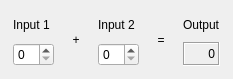
<?xml version="1.0" encoding="UTF-8"?>
<ui version="4.0">
 <class>CalculatorForm</class>
 <widget class="QWidget" name="CalculatorForm">
  <property name="geometry">
   <rect>
    <x>0</x>
    <y>0</y>
    <width>233</width>
    <height>79</height>
   </rect>
  </property>
  <property name="sizePolicy">
   <sizepolicy hsizetype="Preferred" vsizetype="Preferred">
    <horstretch>0</horstretch>
    <verstretch>0</verstretch>
   </sizepolicy>
  </property>
  <property name="windowTitle">
   <string>Calculator Builder</string>
  </property>
  <layout class="QGridLayout">
   <item row="0" column="0">
    <layout class="QHBoxLayout">
     <property name="leftMargin">
      <number>1</number>
     </property>
     <property name="topMargin">
      <number>1</number>
     </property>
     <property name="rightMargin">
      <number>1</number>
     </property>
     <property name="bottomMargin">
      <number>1</number>
     </property>
     <item>
      <layout class="QVBoxLayout">
       <property name="leftMargin">
        <number>1</number>
       </property>
       <property name="topMargin">
        <number>1</number>
       </property>
       <property name="rightMargin">
        <number>1</number>
       </property>
       <property name="bottomMargin">
        <number>1</number>
       </property>
       <item>
        <widget class="QLabel" name="label">
         <property name="text">
          <string>Input 1</string>
         </property>
        </widget>
       </item>
       <item>
        <widget class="QSpinBox" name="inputSpinBox1">
         <property name="mouseTracking">
          <bool>true</bool>
         </property>
        </widget>
       </item>
      </layout>
     </item>
     <item>
      <widget class="QLabel" name="label_3">
       <property name="text">
        <string>+</string>
       </property>
       <property name="alignment">
        <set>Qt::AlignCenter</set>
       </property>
      </widget>
     </item>
     <item>
      <layout class="QVBoxLayout">
       <property name="leftMargin">
        <number>1</number>
       </property>
       <property name="topMargin">
        <number>1</number>
       </property>
       <property name="rightMargin">
        <number>1</number>
       </property>
       <property name="bottomMargin">
        <number>1</number>
       </property>
       <item>
        <widget class="QLabel" name="label_2">
         <property name="text">
          <string>Input 2</string>
         </property>
        </widget>
       </item>
       <item>
        <widget class="QSpinBox" name="inputSpinBox2">
         <property name="mouseTracking">
          <bool>true</bool>
         </property>
        </widget>
       </item>
      </layout>
     </item>
     <item>
      <widget class="QLabel" name="label_3_2">
       <property name="text">
        <string>=</string>
       </property>
       <property name="alignment">
        <set>Qt::AlignCenter</set>
       </property>
      </widget>
     </item>
     <item>
      <layout class="QVBoxLayout">
       <property name="leftMargin">
        <number>1</number>
       </property>
       <property name="topMargin">
        <number>1</number>
       </property>
       <property name="rightMargin">
        <number>1</number>
       </property>
       <property name="bottomMargin">
        <number>1</number>
       </property>
       <item>
        <widget class="QLabel" name="label_2_2_2">
         <property name="text">
          <string>Output</string>
         </property>
        </widget>
       </item>
       <item>
        <widget class="QLabel" name="outputWidget">
         <property name="frameShape">
          <enum>QFrame::Box</enum>
         </property>
         <property name="frameShadow">
          <enum>QFrame::Sunken</enum>
         </property>
         <property name="text">
          <string>0</string>
         </property>
         <property name="alignment">
          <set>Qt::AlignAbsolute|Qt::AlignBaseline|Qt::AlignBottom|Qt::AlignCenter|Qt::AlignHCenter|Qt::AlignHorizontal_Mask|Qt::AlignJustify|Qt::AlignLeading|Qt::AlignLeft|Qt::AlignRight|Qt::AlignTop|Qt::AlignTrailing|Qt::AlignVCenter|Qt::AlignVertical_Mask</set>
         </property>
        </widget>
       </item>
      </layout>
     </item>
    </layout>
   </item>
  </layout>
 </widget>
 <resources/>
 <connections/>
</ui>
